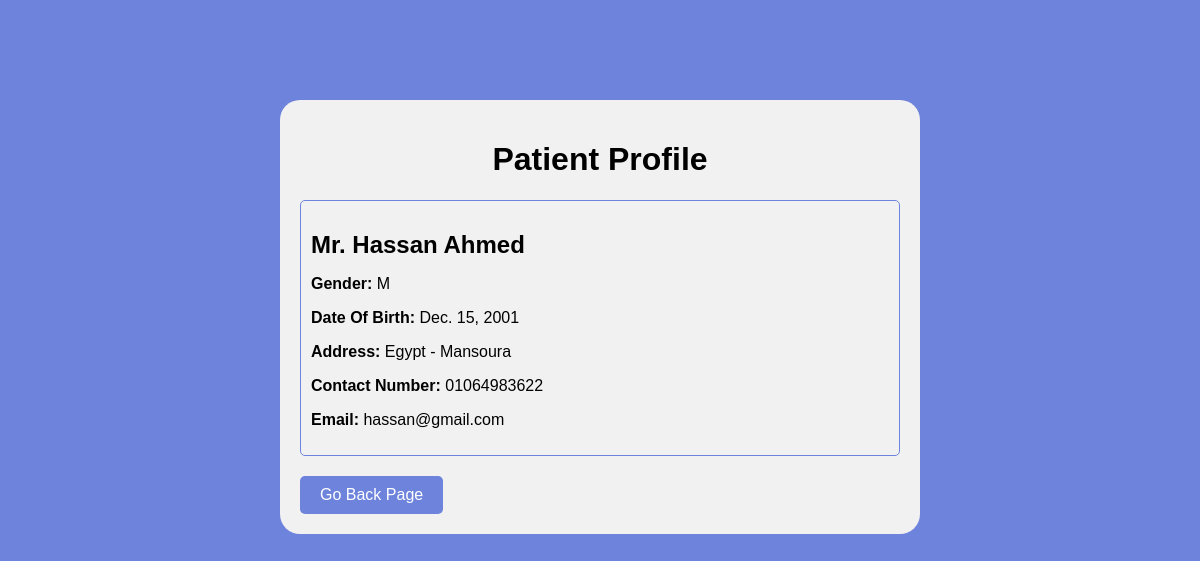
Page /patients/2 on the earlier database version.
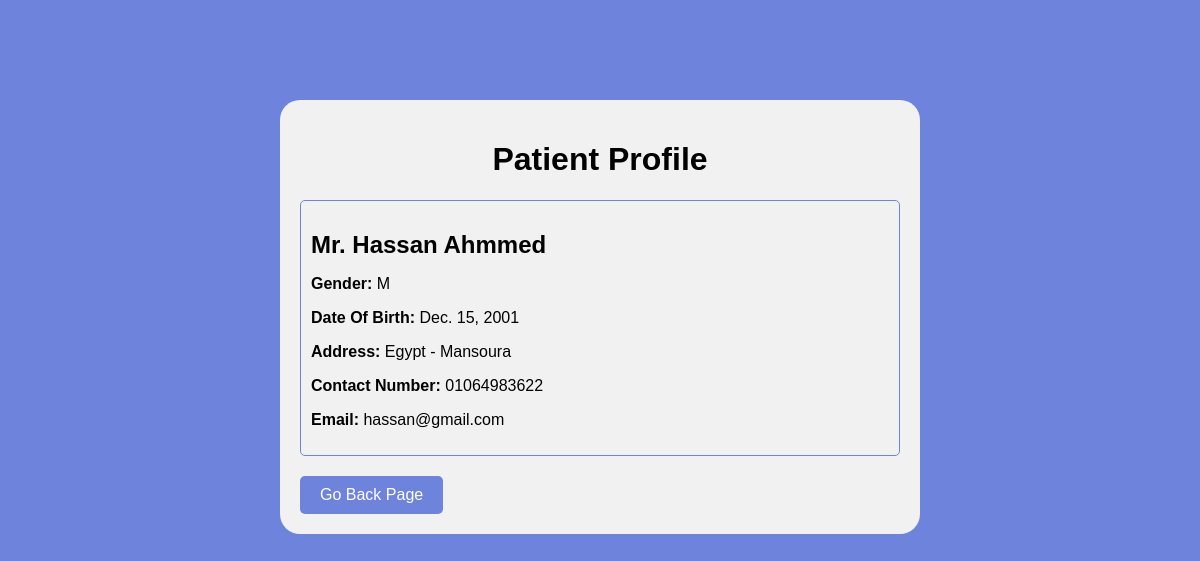
Same page on the later database version.
### hospital_app/models.py (models this page shows, shortened)
class Patient(models.Model):
    FirstName = models.CharField(max_length=100)
    LastName = models.CharField(max_length=100)
    DateOfBirth = models.DateField(default='yy-mm-dd')
    Gender = models.CharField(max_length=3,choices=[('F',"Female"),('M',"Male")],default='M')
    Address = models.TextField()
    ContactNumber = models.CharField(max_length=20)
    Email = models.EmailField()

### hospital_app/views.py (the view)
# urls.py: path('patients/<int:id_patient>', detail_patient),
def detail_patient(request, id_patient):
    data = Patient.objects.get(id = id_patient)
    return render(request, 'detail_patient.html', {'context':data})

### hospital_app/templates/detail_patient.html (shortened to what this page needs)
<!DOCTYPE html>
<html lang="en">
<head>
</head>
<body>
    <div class="profile-container">
        <h1>Patient Profile</h1>
        <div class="doctor-profile">
            <h2>Mr. {{context.FirstName}} {{context.LastName}}</h2>
            <p><strong>Gender:</strong> {{context.Gender}}</p>
            <p><strong>Date Of Birth:</strong> {{context.DateOfBirth}}</p>
            <p><strong>Address:</strong> {{context.Address}}</p>
            <p><strong>Contact Number:</strong> {{context.ContactNumber}}</p>
            <p><strong>Email:</strong> {{context.Email}}</p>
        </div>
        <button class="go-back-btn" onclick="goBack()">Go Back Page</button>
    </div>
</body>
</html>

Differences in the rows shown:
changed Patient "Hassan": LastName "Ahmed" → "Ahmmed"
